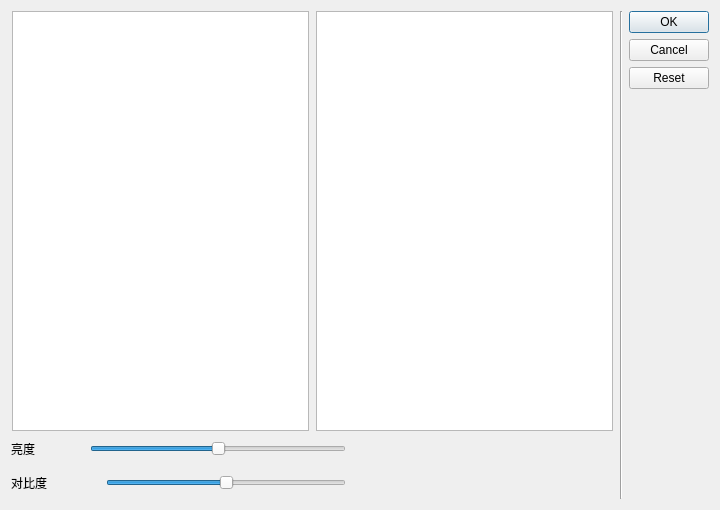
<?xml version="1.0" encoding="UTF-8"?>
<ui version="4.0">
 <class>LocalBCDialog</class>
 <widget class="QDialog" name="LocalBCDialog">
  <property name="geometry">
   <rect>
    <x>0</x>
    <y>0</y>
    <width>720</width>
    <height>510</height>
   </rect>
  </property>
  <property name="sizePolicy">
   <sizepolicy hsizetype="Fixed" vsizetype="Fixed">
    <horstretch>0</horstretch>
    <verstretch>0</verstretch>
   </sizepolicy>
  </property>
  <property name="windowTitle">
   <string>亮度/对比度调整</string>
  </property>
  <layout class="QHBoxLayout" name="horizontalLayout_4">
   <item>
    <layout class="QVBoxLayout" name="verticalLayout">
     <item>
      <layout class="QHBoxLayout" name="horizontalLayout">
       <item>
        <widget class="QGraphicsView" name="graphicsView_src">
         <property name="sizePolicy">
          <sizepolicy hsizetype="Fixed" vsizetype="Fixed">
           <horstretch>0</horstretch>
           <verstretch>0</verstretch>
          </sizepolicy>
         </property>
         <property name="minimumSize">
          <size>
           <width>297</width>
           <height>420</height>
          </size>
         </property>
        </widget>
       </item>
       <item>
        <widget class="QGraphicsView" name="graphicsView_dst">
         <property name="sizePolicy">
          <sizepolicy hsizetype="Fixed" vsizetype="Fixed">
           <horstretch>0</horstretch>
           <verstretch>0</verstretch>
          </sizepolicy>
         </property>
         <property name="minimumSize">
          <size>
           <width>297</width>
           <height>420</height>
          </size>
         </property>
        </widget>
       </item>
      </layout>
     </item>
     <item>
      <layout class="QHBoxLayout" name="horizontalLayout_2">
       <item>
        <widget class="QLabel" name="label">
         <property name="minimumSize">
          <size>
           <width>60</width>
           <height>0</height>
          </size>
         </property>
         <property name="text">
          <string>亮度</string>
         </property>
        </widget>
       </item>
       <item>
        <widget class="QLabel" name="label_3">
         <property name="maximumSize">
          <size>
           <width>23</width>
           <height>23</height>
          </size>
         </property>
         <property name="text">
          <string/>
         </property>
         <property name="pixmap">
          <pixmap resource="hg_sane_rsc.qrc">:/image_rsc/Brightness/Img_BightnessReduce.png</pixmap>
         </property>
         <property name="scaledContents">
          <bool>true</bool>
         </property>
        </widget>
       </item>
       <item>
        <widget class="QSlider" name="Slider_brightness">
         <property name="minimumSize">
          <size>
           <width>150</width>
           <height>0</height>
          </size>
         </property>
         <property name="minimum">
          <number>1</number>
         </property>
         <property name="maximum">
          <number>255</number>
         </property>
         <property name="value">
          <number>128</number>
         </property>
         <property name="orientation">
          <enum>Qt::Horizontal</enum>
         </property>
        </widget>
       </item>
       <item>
        <widget class="QLabel" name="label_4">
         <property name="maximumSize">
          <size>
           <width>23</width>
           <height>23</height>
          </size>
         </property>
         <property name="text">
          <string/>
         </property>
         <property name="pixmap">
          <pixmap resource="hg_sane_rsc.qrc">:/image_rsc/Brightness/Img_BrightnessIncrease.png</pixmap>
         </property>
         <property name="scaledContents">
          <bool>true</bool>
         </property>
        </widget>
       </item>
       <item>
        <spacer name="horizontalSpacer">
         <property name="orientation">
          <enum>Qt::Horizontal</enum>
         </property>
         <property name="sizeHint" stdset="0">
          <size>
           <width>40</width>
           <height>20</height>
          </size>
         </property>
        </spacer>
       </item>
      </layout>
     </item>
     <item>
      <layout class="QHBoxLayout" name="horizontalLayout_3">
       <item>
        <widget class="QLabel" name="label_2">
         <property name="minimumSize">
          <size>
           <width>60</width>
           <height>0</height>
          </size>
         </property>
         <property name="text">
          <string>对比度</string>
         </property>
        </widget>
       </item>
       <item>
        <widget class="QLabel" name="label_5">
         <property name="minimumSize">
          <size>
           <width>23</width>
           <height>0</height>
          </size>
         </property>
         <property name="text">
          <string/>
         </property>
         <property name="pixmap">
          <pixmap resource="hg_sane_rsc.qrc">:/image_rsc/Brightness/Img_ContrastReduce.png</pixmap>
         </property>
         <property name="alignment">
          <set>Qt::AlignCenter</set>
         </property>
        </widget>
       </item>
       <item>
        <widget class="QSlider" name="Slider_contrast">
         <property name="minimumSize">
          <size>
           <width>150</width>
           <height>0</height>
          </size>
         </property>
         <property name="minimum">
          <number>1</number>
         </property>
         <property name="maximum">
          <number>61</number>
         </property>
         <property name="value">
          <number>31</number>
         </property>
         <property name="orientation">
          <enum>Qt::Horizontal</enum>
         </property>
        </widget>
       </item>
       <item>
        <widget class="QLabel" name="label_6">
         <property name="minimumSize">
          <size>
           <width>23</width>
           <height>0</height>
          </size>
         </property>
         <property name="text">
          <string/>
         </property>
         <property name="pixmap">
          <pixmap resource="hg_sane_rsc.qrc">:/image_rsc/Brightness/Img_ContrastIncrease.png</pixmap>
         </property>
         <property name="alignment">
          <set>Qt::AlignCenter</set>
         </property>
        </widget>
       </item>
       <item>
        <spacer name="horizontalSpacer_2">
         <property name="orientation">
          <enum>Qt::Horizontal</enum>
         </property>
         <property name="sizeHint" stdset="0">
          <size>
           <width>40</width>
           <height>20</height>
          </size>
         </property>
        </spacer>
       </item>
      </layout>
     </item>
    </layout>
   </item>
   <item>
    <widget class="Line" name="line">
     <property name="orientation">
      <enum>Qt::Vertical</enum>
     </property>
    </widget>
   </item>
   <item>
    <layout class="QVBoxLayout" name="verticalLayout_2" stretch="0,1">
     <item>
      <widget class="QDialogButtonBox" name="buttonBox">
       <property name="orientation">
        <enum>Qt::Vertical</enum>
       </property>
       <property name="standardButtons">
        <set>QDialogButtonBox::Cancel|QDialogButtonBox::Ok|QDialogButtonBox::Reset</set>
       </property>
      </widget>
     </item>
     <item>
      <spacer name="verticalSpacer">
       <property name="orientation">
        <enum>Qt::Vertical</enum>
       </property>
       <property name="sizeHint" stdset="0">
        <size>
         <width>20</width>
         <height>40</height>
        </size>
       </property>
      </spacer>
     </item>
    </layout>
   </item>
  </layout>
 </widget>
 <resources>
  <include location="hg_sane_rsc.qrc"/>
 </resources>
 <connections>
  <connection>
   <sender>buttonBox</sender>
   <signal>accepted()</signal>
   <receiver>LocalBCDialog</receiver>
   <slot>accept()</slot>
   <hints>
    <hint type="sourcelabel">
     <x>248</x>
     <y>254</y>
    </hint>
    <hint type="destinationlabel">
     <x>157</x>
     <y>274</y>
    </hint>
   </hints>
  </connection>
  <connection>
   <sender>buttonBox</sender>
   <signal>rejected()</signal>
   <receiver>LocalBCDialog</receiver>
   <slot>reject()</slot>
   <hints>
    <hint type="sourcelabel">
     <x>316</x>
     <y>260</y>
    </hint>
    <hint type="destinationlabel">
     <x>286</x>
     <y>274</y>
    </hint>
   </hints>
  </connection>
 </connections>
</ui>
